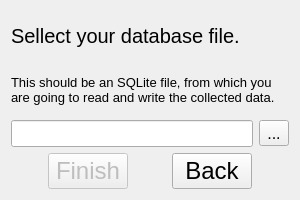
<?xml version="1.0" encoding="UTF-8"?>
<ui version="4.0">
 <class>C_Dialog</class>
 <widget class="QDialog" name="C_Dialog">
  <property name="geometry">
   <rect>
    <x>0</x>
    <y>0</y>
    <width>300</width>
    <height>200</height>
   </rect>
  </property>
  <property name="windowTitle">
   <string>Dialog</string>
  </property>
  <layout class="QGridLayout" name="gridLayout_2">
   <item row="0" column="0">
    <layout class="QGridLayout" name="gridLayout">
     <item row="0" column="0">
      <layout class="QVBoxLayout" name="verticalLayout">
       <item>
        <widget class="QLabel" name="label">
         <property name="font">
          <font>
           <pointsize>15</pointsize>
          </font>
         </property>
         <property name="text">
          <string>Sellect your database file.</string>
         </property>
         <property name="wordWrap">
          <bool>true</bool>
         </property>
        </widget>
       </item>
       <item>
        <widget class="QLabel" name="label_2">
         <property name="font">
          <font>
           <pointsize>10</pointsize>
          </font>
         </property>
         <property name="text">
          <string>This should be an SQLite file, from which you are going to read and write the collected data.</string>
         </property>
         <property name="wordWrap">
          <bool>true</bool>
         </property>
        </widget>
       </item>
      </layout>
     </item>
     <item row="1" column="0">
      <layout class="QHBoxLayout" name="horizontalLayout_2">
       <item>
        <widget class="QLineEdit" name="lineEdit">
         <property name="font">
          <font>
           <pointsize>12</pointsize>
          </font>
         </property>
         <property name="text">
          <string/>
         </property>
        </widget>
       </item>
       <item>
        <widget class="QToolButton" name="toolButton">
         <property name="font">
          <font>
           <pointsize>12</pointsize>
          </font>
         </property>
         <property name="text">
          <string>...</string>
         </property>
        </widget>
       </item>
      </layout>
     </item>
     <item row="2" column="0">
      <layout class="QHBoxLayout" name="horizontalLayout">
       <item>
        <spacer name="horizontalSpacer_2">
         <property name="orientation">
          <enum>Qt::Horizontal</enum>
         </property>
         <property name="sizeHint" stdset="0">
          <size>
           <width>40</width>
           <height>20</height>
          </size>
         </property>
        </spacer>
       </item>
       <item>
        <widget class="QPushButton" name="finishButton">
         <property name="enabled">
          <bool>false</bool>
         </property>
         <property name="font">
          <font>
           <pointsize>18</pointsize>
          </font>
         </property>
         <property name="text">
          <string>Finish</string>
         </property>
        </widget>
       </item>
       <item>
        <spacer name="horizontalSpacer">
         <property name="orientation">
          <enum>Qt::Horizontal</enum>
         </property>
         <property name="sizeHint" stdset="0">
          <size>
           <width>40</width>
           <height>20</height>
          </size>
         </property>
        </spacer>
       </item>
       <item>
        <widget class="QPushButton" name="backButton">
         <property name="font">
          <font>
           <pointsize>18</pointsize>
          </font>
         </property>
         <property name="text">
          <string>Back</string>
         </property>
        </widget>
       </item>
       <item>
        <spacer name="horizontalSpacer_3">
         <property name="orientation">
          <enum>Qt::Horizontal</enum>
         </property>
         <property name="sizeHint" stdset="0">
          <size>
           <width>40</width>
           <height>20</height>
          </size>
         </property>
        </spacer>
       </item>
      </layout>
     </item>
    </layout>
   </item>
  </layout>
 </widget>
 <resources/>
 <connections/>
</ui>
